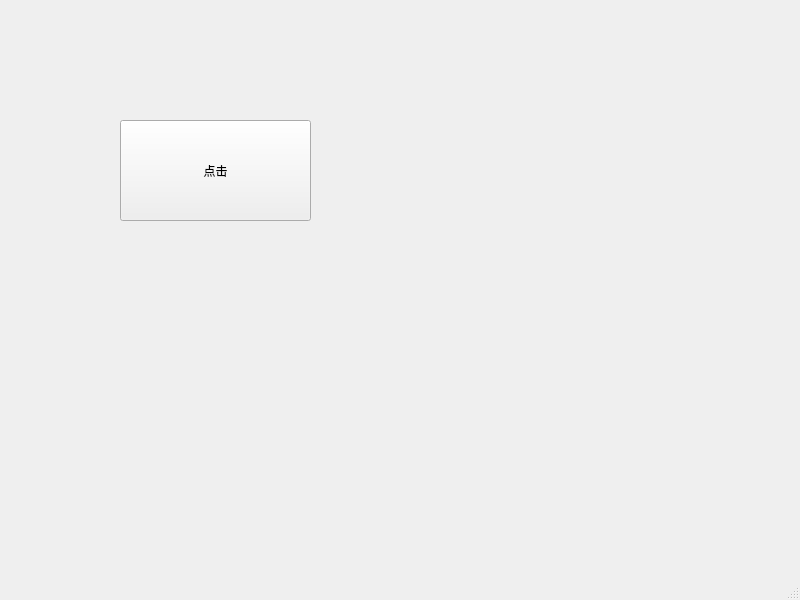
<?xml version="1.0" encoding="UTF-8"?>
<ui version="4.0">
 <class>MainWindow</class>
 <widget class="QMainWindow" name="MainWindow">
  <property name="geometry">
   <rect>
    <x>0</x>
    <y>0</y>
    <width>800</width>
    <height>600</height>
   </rect>
  </property>
  <property name="windowTitle">
   <string>MainWindow</string>
  </property>
  <widget class="QWidget" name="centralwidget">
   <widget class="QPushButton" name="pushButton">
    <property name="geometry">
     <rect>
      <x>120</x>
      <y>120</y>
      <width>191</width>
      <height>101</height>
     </rect>
    </property>
    <property name="text">
     <string>点击</string>
    </property>
   </widget>
  </widget>
  <widget class="QMenuBar" name="menubar">
   <property name="geometry">
    <rect>
     <x>0</x>
     <y>0</y>
     <width>800</width>
     <height>21</height>
    </rect>
   </property>
  </widget>
  <widget class="QStatusBar" name="statusbar"/>
 </widget>
 <resources/>
 <connections/>
</ui>
